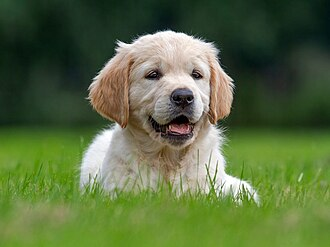
#> input picture images/dog1.jpg, 330 x 247 px
$ jupyter execute exp2.ipynb
#> lines starting #> are read from the running program, lines starting #| are printed output that depends on the picture; after the words box and inside, x2 and y2 are one past the last pixel; in counts of white or black regions, pixels touching at a corner belong together
[cell 1]
import cv2
import numpy as np
import matplotlib.pyplot as plt

img = cv2.imread('images/dog1.jpg')
#> img is the input picture: shape (247, 330, 3); mean B, G, R 65.1, 108.2, 89.7

gray = cv2.cvtColor(img, cv2.COLOR_BGR2GRAY)
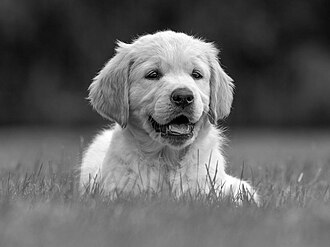
#> gray: shape (247, 330); min 0, max 255, mean 97.8

plt.imshow(gray , cmap='gray')
plt.title("Original Grayscale Image")
plt.axis("off")
plt.show()

[cell 2]
#Image Negative -
#Negative = 255 - Pixel Value
#Negative = cv2.bitwise_not(gray)

negative = cv2.bitwise_not(gray)
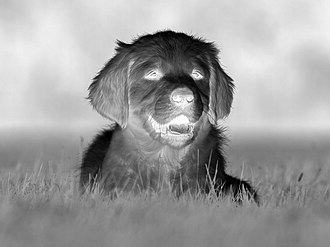
#> negative: shape (247, 330); min 0, max 255, mean 157.2

plt.figure(figsize=(10,4))

plt.subplot(1,2,1)
plt.imshow(gray , cmap='gray')
plt.title("Original")
plt.axis("off")

plt.subplot(1,2,2)
plt.imshow(negative  , cmap='gray')
plt.title("Negative")
plt.axis("off")

plt.show()
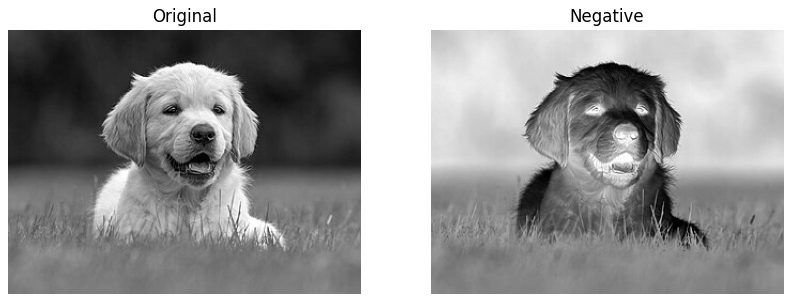
#> figure drawn by matplotlib, 2 panels

[cell 3]
#Contrast Strectching

contrast = cv2.normalize(gray, None, 0, 255, cv2.NORM_MINMAX)

plt.figure(figsize=(10,4))

plt.subplot(1,2,1)
plt.imshow(gray , cmap='gray')
plt.title("Original")
plt.axis("off")

plt.subplot(1,2,2)
plt.imshow(contrast  , cmap='gray')
plt.title("Contrast")
plt.axis("off")

plt.show()
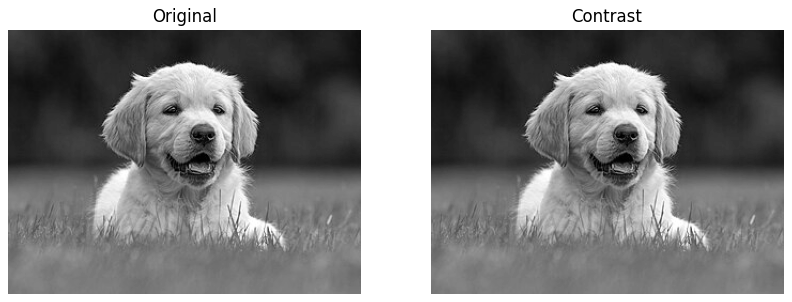
#> figure drawn by matplotlib, 2 panels

[cell 4]
min_val = np.min(gray)
#> min_val = 0
max_val = np.max(gray)
#> max_val = 255

contrast = ((gray - min_val) / (max_val - min_val) * 255).astype(np.uint8)

plt.figure(figsize=(10,4))

plt.subplot(1,2,1)
plt.imshow(gray, cmap="gray")
plt.title("Original")
plt.axis("off")

plt.subplot(1,2,2)
plt.imshow(contrast, cmap="gray")
plt.title("Contrast Stretching")
plt.axis("off")

plt.show()

[cell 5]
#Thresholding
threshold_value = 127
_, thresh = cv2.threshold(gray, threshold_value, 255, cv2.THRESH_BINARY)
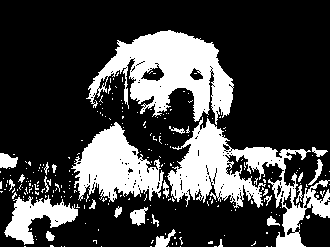
#> thresh: shape (247, 330); 26.3% white; 239 white regions (213 under 20 px), largest, box (x1, y1, x2, y2) and area: (86, 30, 234, 125) 6996, (167, 117, 330, 247) 6667, (71, 122, 164, 202) 4011

plt.figure(figsize =(10,4))

plt.subplot(1,2,1)
plt.imshow(gray, cmap="gray")
plt.title("Original")
plt.axis("off")

plt.subplot(1,2,2)
plt.imshow(thresh, cmap="gray")
plt.title("Threshold image (Threshold = 127)")
plt.axis("off")
plt.show()

[cell 6]
lower = 80
upper = 170

slice_img = np.zeros_like(gray)

slice_img[(gray >= lower) & (gray <= upper)] = 255

plt.figure(figsize=(10,4))

plt.subplot(1,2,1)
plt.imshow(gray, cmap='gray')
plt.title("Original")
plt.axis("off")

plt.subplot(1,2,2)
plt.imshow(slice_img, cmap='gray')
plt.title("Gray Level Slicing")
plt.axis("off")

plt.show()
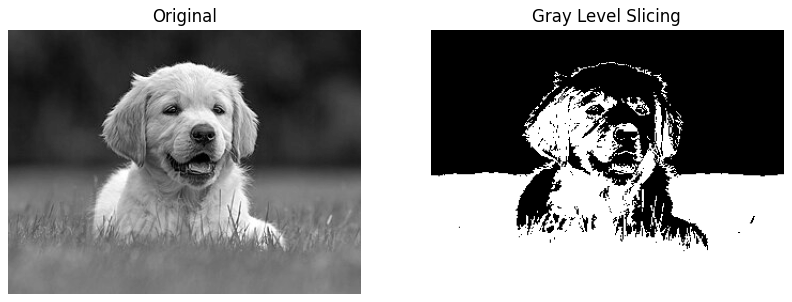
#> figure drawn by matplotlib, 2 panels

[cell 7]
#gray Level Slicing with Background

lower = 80
upper = 170

slice_bg = gray.copy()
slice_bg[(gray >= lower) & (gray <= upper)] = 255
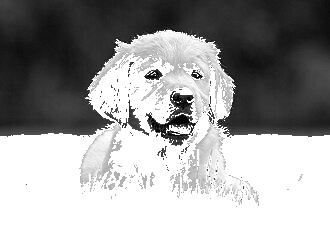
#> slice_bg: shape (247, 330); min 0, max 255, mean 160

plt.figure(figsize=(10,4))

plt.subplot(1,2,1)
plt.imshow(gray, cmap='gray')
plt.title("Original")
plt.axis("off")

plt.subplot(1,2,2)
plt.imshow(slice_bg, cmap='gray')
plt.title("Gray Level Slicing with Background")
plt.axis("off")

plt.show()

$ run again, with images/dog2.jpg copied over images/dog1.jpg
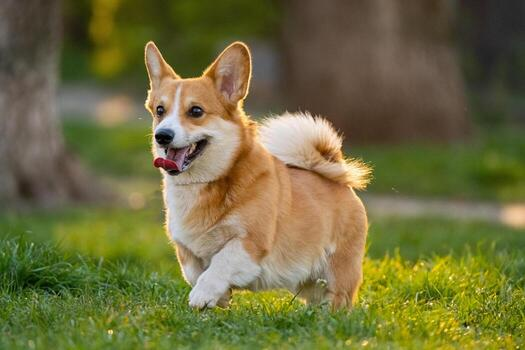
#> input picture images/dog2.jpg, 525 x 350 px
#> img is the input picture: shape (350, 525, 3); mean B, G, R 62.3, 108.9, 112.2
#> min_val = 0
#> max_val = 251
#> `_, thresh = cv2.threshold(gray, threshold_value, 255, cv2.THRESH_BINARY)`:
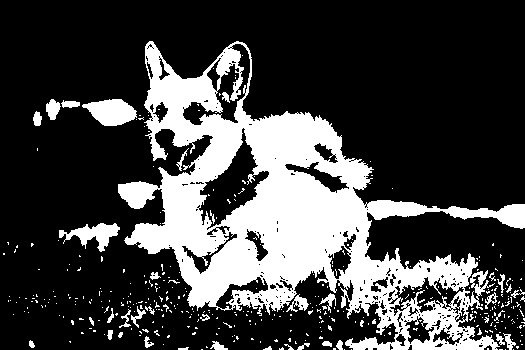
#> thresh: shape (350, 525); 26.1% white; 392 white regions (355 under 20 px), largest, box (x1, y1, x2, y2) and area: (118, 41, 525, 350) 42893, (82, 99, 137, 126) 999, (59, 223, 120, 252) 781
#> `slice_bg[(gray >= lower) & (gray <= upper)] = 255`:
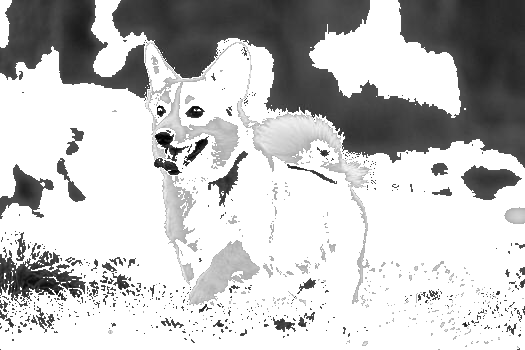
#> slice_bg: shape (350, 525); min 0, max 255, mean 194.8

$ run again, with images/image3.jpg copied over images/dog1.jpg
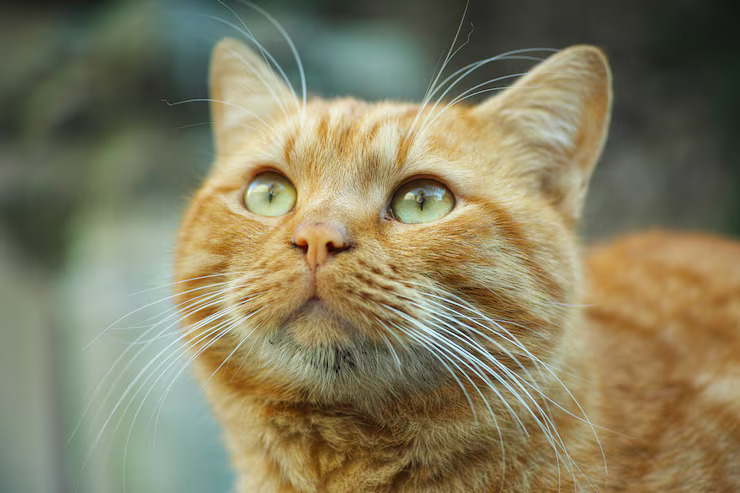
#> input picture images/image3.jpg, 740 x 493 px
#> img is the input picture: shape (493, 740, 3); mean B, G, R 96.4, 125.9, 132.3
#> min_val = 1
#> max_val = 248
#> `_, thresh = cv2.threshold(gray, threshold_value, 255, cv2.THRESH_BINARY)`:
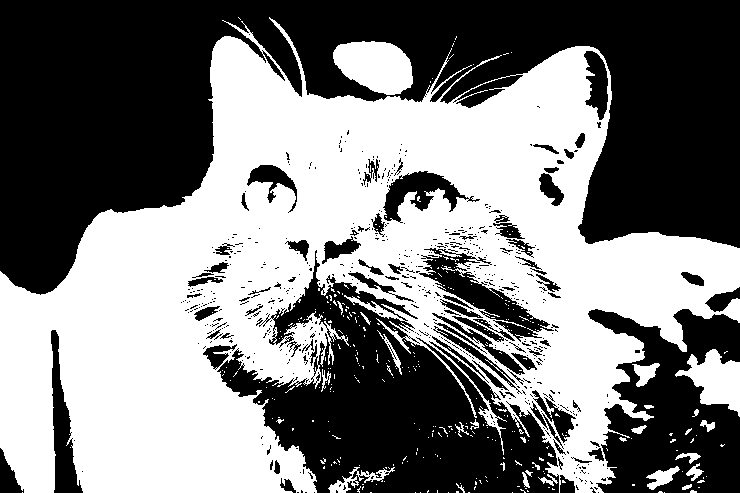
#> thresh: shape (493, 740); 49.1% white; 347 white regions (318 under 20 px), largest, box (x1, y1, x2, y2) and area: (0, 17, 740, 493) 170365, (333, 41, 413, 95) 3188, (675, 349, 740, 417) 2250
#> `slice_bg[(gray >= lower) & (gray <= upper)] = 255`:
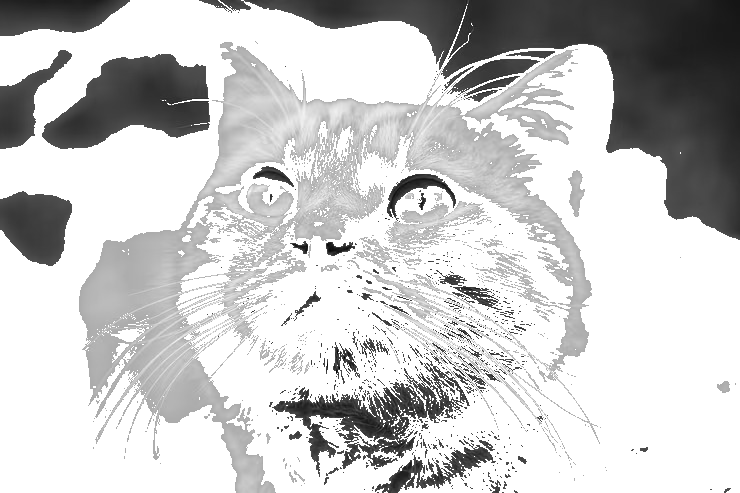
#> slice_bg: shape (493, 740); min 1, max 255, mean 201.3
